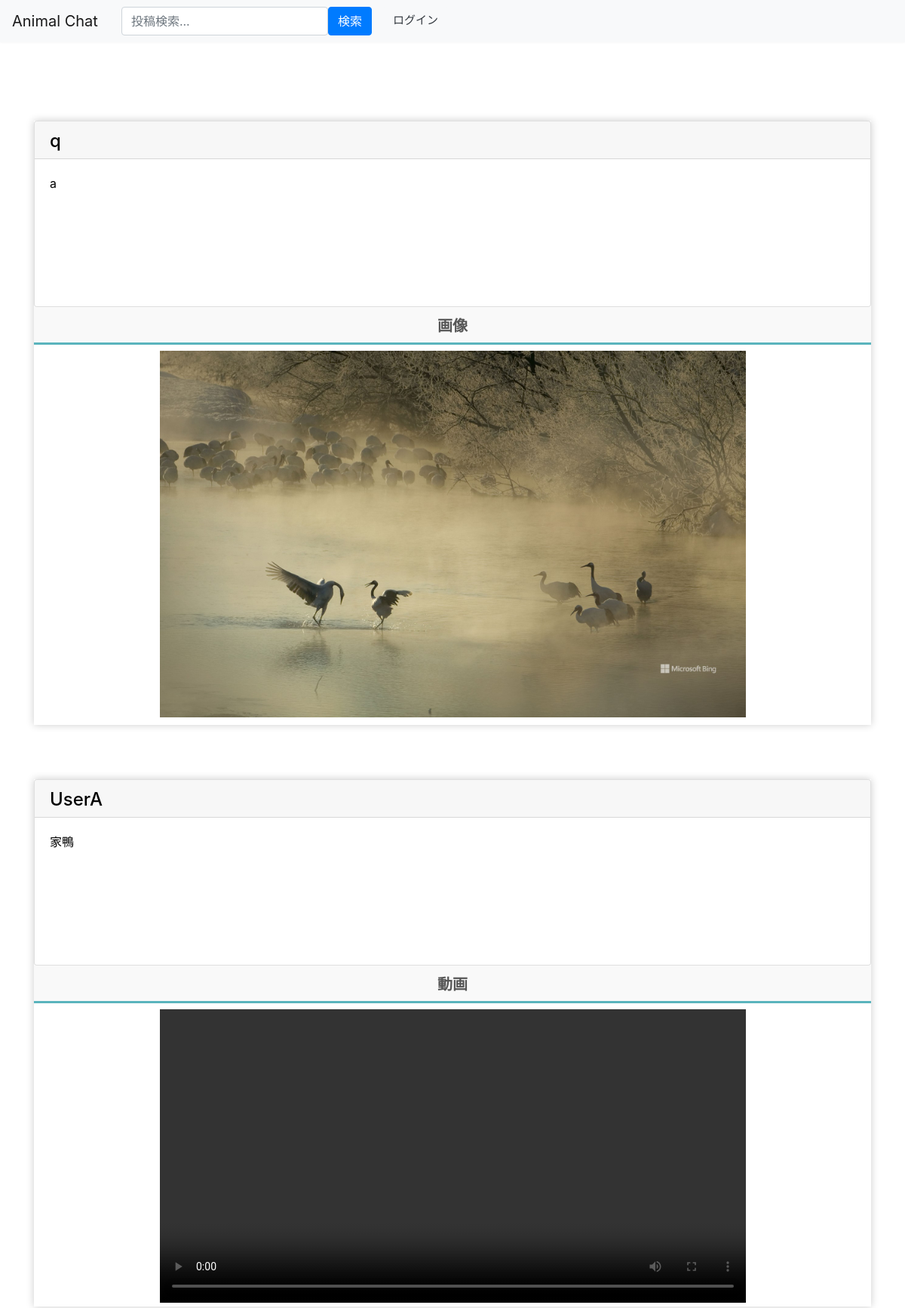
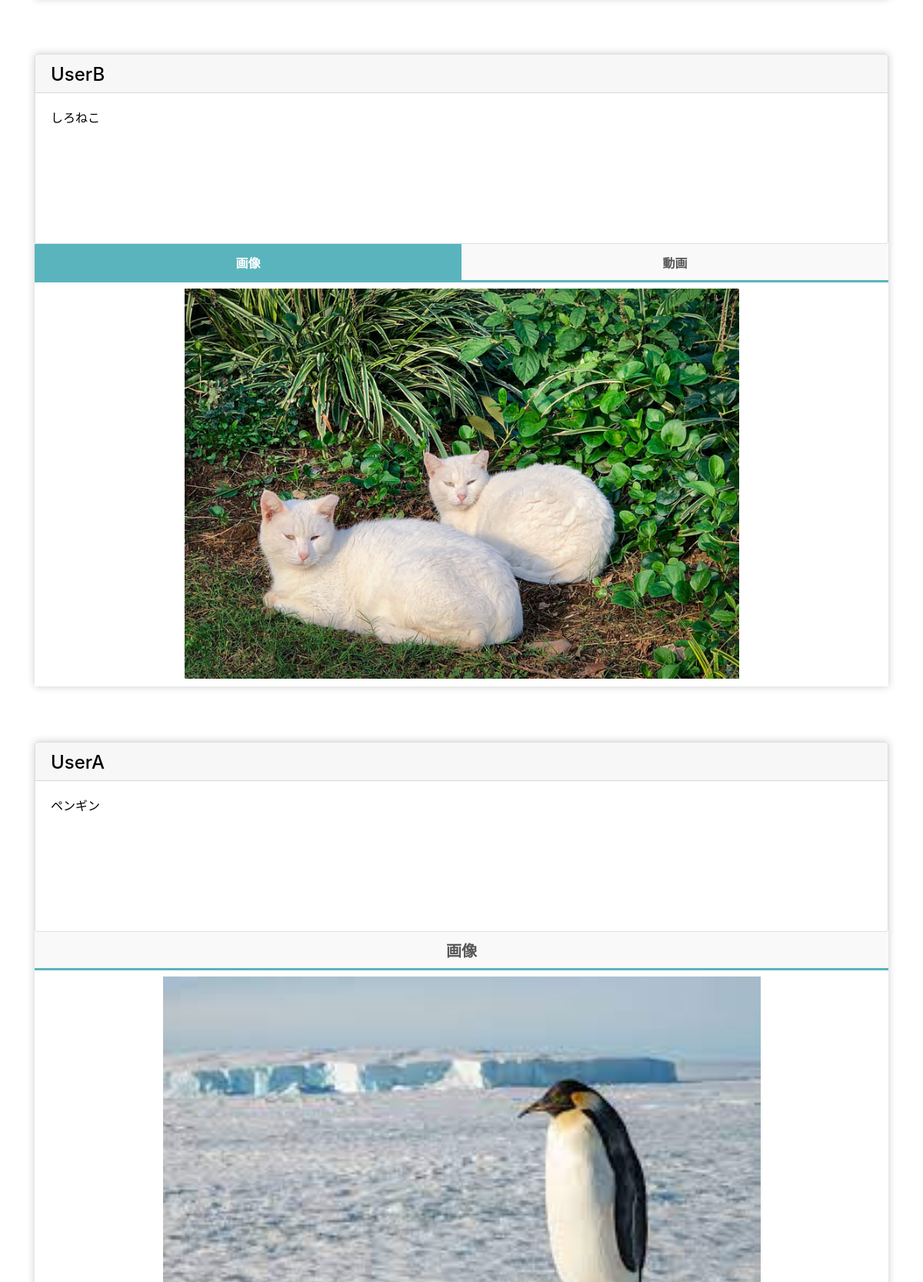
/post/posts_search/ (upper part), run on the app's committed database (2 pictures, top to bottom).
### post/models.py (models this page shows)
class PostInfo(models.Model): # 投稿IDは自動でつく
    account_id = models.ForeignKey(User, on_delete=models.CASCADE) # アカウントID　外部キー
    post = models.CharField('post', max_length=300) # 投稿文　文字数300文字
    post_date = models.DateTimeField('post_date', max_length=12, default=timezone.now) # 投稿日時
    image = models.ImageField(upload_to='img/post', verbose_name='画像', null=True, blank=True)
    video = models.FileField(upload_to='video/post',  verbose_name='動画', null=True, blank=True)
    def __str__(self):
        return self.post

### accounts/models.py (models this page shows)
class User(AbstractBaseUser, PermissionsMixin):
    screen_name = models.CharField(
        gettext_lazy('アカウント名'),
        max_length=128,
        default='',
        blank=True,
        help_text=gettext_lazy('128文字以内で入力してください'),
    )
    email = models.EmailField(gettext_lazy('メールアドレス'), unique=True)
    is_staff = models.BooleanField(
        gettext_lazy('staff status'),
        default=False,
        help_text=gettext_lazy('Designates whether the user can log into this admin site.'),
    )
    is_active = models.BooleanField(
        gettext_lazy('active'),
        default=True,
        help_text=gettext_lazy(
            'Designates whether this user should be treated as active. Unselect this instead of deleting accounts.'
        ),
    )
    date_joined = models.DateTimeField(gettext_lazy('date joined'), default=timezone.now)
    objects = CustomUserManager()
    points = models.IntegerField(
        default=0,
        blank=True,
        null=True,
    )
    pt_give = models.IntegerField(
        default=0,
        blank=True,
        null=True,
    )
    icon = models.ImageField(
        upload_to='icon',
        verbose_name='画像',
        null=True,
        blank=True,
        default="icon/default.png",
    )
    profile = models.TextField(
        gettext_lazy('プロフィール'),
        max_length=200,
        null=True,
        default='',
        blank=True,
        help_text=gettext_lazy('200文字以内で入力してください'),
    )
    USERNAME_FIELD = 'email'
    REQUIRED_FIELDS = []
    class Meta:
        verbose_name = gettext_lazy('user')
        verbose_name_plural = gettext_lazy('users')
    def __str__(self):
        return self.__unicode__()
    def __unicode__(self):
        return self.screen_name or self.email

### post/views.py (the view)
# urls.py: path('posts_search/', views.PostSearchPageView.as_view(), name='posts_search'),
class PostSearchPageView(ListView):
    template_name = '../templates/post/post_search.html'
    model = PostInfo # 投稿情報モデル
    context_object_name = 'posts' # コンテキスト名
    def get_queryset(self, **kwargs): # モデルから情報を取得
        queryset = super().get_queryset(**kwargs) # 全取得
        keyword = self.request.GET.get('keyword') # 検索ワード取得
        if keyword is not None:
            queryset = queryset.filter(post__icontains=keyword) # 部分一致で検索
        queryset = queryset.order_by('-post_date') # 投稿降順で並び替え
        return queryset
    def get_context_data(self,**kwargs):
        context = super().get_context_data(**kwargs)
        context["myid"] = self.request.user.id
        print(context)
        return context

### templates/post/post_search.html (shortened to what this page needs)
{% extends 'base.html' %}
{% block content %}
<div class="row justify-content-center">
        <div class="col-12">
            <div class="row">&nbsp&nbsp&nbsp
            </div>
            <br>
            <div class="row">
                <div class="col-12">
                    <div class="main-container">
                        <div class="post-section">
                            <br>
                            <br>
                {% if posts %}
                {% for post in posts %}
                <div class="post">
                    <div class="tabs">
                        <div>
                            <div class="card">
                                {%if post.account_id_id == myid%}
                                <a href='{% url 'accounts:mypage' %}' style="color:black;text-decoration-color: gray;">
                                {% else %}
                                <a href='{% url 'accounts:user_detail' post.account_id_id %}' style="color:black;text-decoration-color: gray;">
                                {% endif %}
                                    <div class="card-header" style="height:50px;width:auto;">
                                        <h4>{{ post.account_id }}</h4>
                                    </div>
                                </a>
                                <a href='{% url 'post:posts_detail' post.pk %}' style="color:black;text-decoration-color: gray; text-decoration:none;" onMouseOut="this.style.background='none';" onMouseOver="this.style.background='#EEEEEE';">
                                    <div class="card-body" style="height:195px;">
                                        <div class="post-content">
                                            <p>{{post.post}}</p>
                                        </div>
                                    </div>
                                </a>
                            </div>
                        </div>
                        {% if post.image and post.video %}
                            <div>
                                <label class="tab_item" for="programming{{ forloop.counter }}">画像</label>
                                <label class="tab_item" for="design{{ forloop.counter }}">動画</label>
                                <div class="tab_content" id="programming_content" style="margin-left: auto;margin-right: auto;width:100%;vertical-align: middle;height:100%;">
                                    <div style="text-align:center;">
                                        <img src="/media/{{ post.image }}" style="object-fit: contain; width: 70%; height: 70%;">
                                    </div>
                                </div>
                            </div>
                        {% elif post.image and not post.video %}
                            <div>
                                <label class="tab_item2" for="programming">画像</label>
                                <div style="text-align:center;vertical-align: middle;padding: 0 0 10px;">
                                    <img src="/media/{{ post.image }}" style="object-fit: contain; width: 70%; height: 70%;">
                                </div>
                            </div>
                        {% elif post.video and not post.image %}
                            <div>
                                <label class="tab_item2" for="programming">動画</label>
                                <div style="text-align:center;">
                                    <video id="video" src="/media/{{ post.video }}" controls style="object-fit: contain; width: 70%; height: 70%;" controlsList="nodownload" oncontextmenu="return false;"></video>
                                </div>
                            </div>
                        {% endif %}
                    </div>
                    <br>
                    <br>
                    <br>
                </div>
                {% endfor %}
                {% else %}
                 投稿はありません。
                {% endif %}
                <br>
                    </div>
                </div>
            </div>
        </div>
</div>
{% endblock %}

### data on the page
PostInfo: account_id "q", post "a", image (picture)
PostInfo: account_id "UserA", post "家鴨"
PostInfo: account_id "UserB", post "しろねこ", image (picture)
PostInfo: account_id "UserA", post "ペンギン", image (picture)
